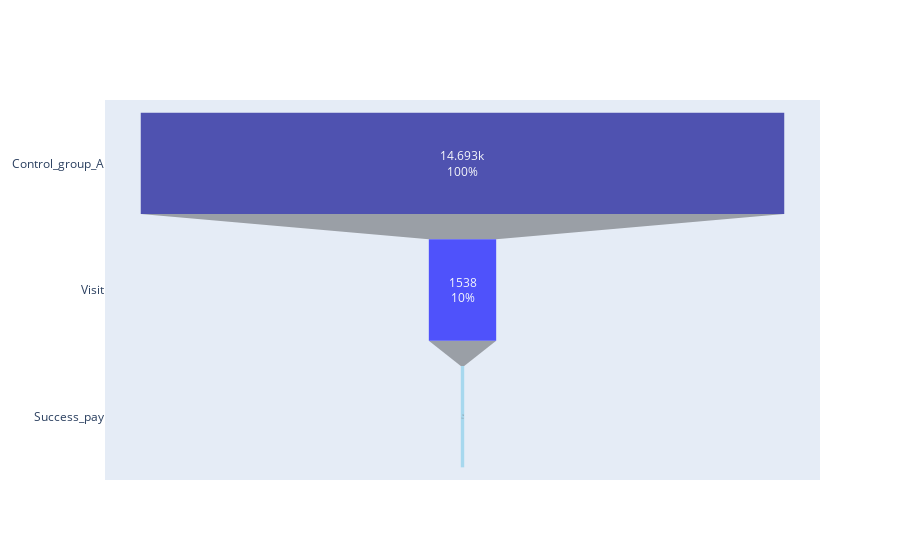

The notebook cell saved with this chart:
### Code cell
fig = go.Figure(go.Funnel(
    y = ["Control_group_A","Visit", "Success_pay"],
    x = [len(df3[df3['group'] == 'A']),len(data1[data1['group'] == 'A']), len(ex_a)],
    textposition = "inside",
    textinfo = "value+percent initial",
    opacity = 0.65, marker = {"color": ["darkblue", "blue", "skyblue"]}))
fig.show()

### Figure 1 — Plotly figure (JSON) as saved in the notebook; plotly's stock layout.template omitted (floating-point values rounded to 4 significant figures)
{"data": [{"marker": {"color": ["darkblue", "blue", "skyblue"]}, "opacity": 0.65, "textinfo": "value+percent initial", "textposition": "inside", "type": "funnel", "x": [14693, 1538, 78], "y": ["Control_group_A", "Visit", "Success_pay"]}], "layout": {}}
